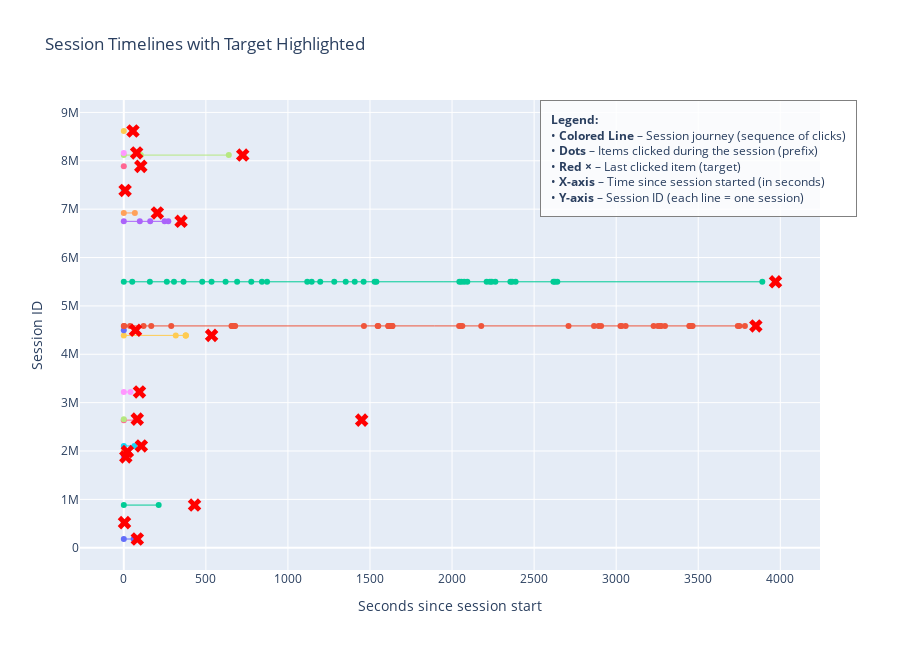

The notebook cell this image was saved under:
### Code cell
# Add a text box inside the chart explaining the labels
fig.add_annotation(
    text=(
        "<b>Legend:</b><br>"
        "• <b>Colored Line</b> – Session journey (sequence of clicks)<br>"
        "• <b>Dots</b> – Items clicked during the session (prefix)<br>"
        "• <b>Red ×</b> – Last clicked item (target)<br>"
        "• <b>X-axis</b> – Time since session started (in seconds)<br>"
        "• <b>Y-axis</b> – Session ID (each line = one session)"
    ),
    align="left",
    showarrow=False,
    bordercolor="gray",
    borderwidth=1,
    borderpad=10,
    bgcolor="rgba(255,255,255,0.8)",
    font=dict(size=12),
    xref="paper",
    yref="paper",
    x=1.05,     # position to the right of the chart
    y=1,        # top alignment
)

fig.update_layout(
    title="Session Timelines with Target Highlighted",
    xaxis_title="Seconds since session start",
    yaxis_title="Session ID",
    height=650,
    showlegend=False  # hide the default legend to reduce clutter
)

fig.show()

### Figure 1 — Plotly figure (JSON) as saved in the notebook; plotly's stock layout.template omitted (floating-point values rounded to 4 significant figures)
{"data": [{"hoverinfo": "text", "hovertext": ["item 431", "item 1353"], "line": {"width": 1}, "marker": {"size": 6}, "mode": "lines+markers", "name": "Session 180968", "type": "scatter", "x": [0.0, 60.05], "y": [180968, 180968]}, {"hoverinfo": "text", "hovertext": ["item 428"], "line": {"width": 1}, "marker": {"size": 6}, "mode": "lines+markers", "name": "Session 519729", "type": "scatter", "x": [0.0], "y": [519729]}, {"hoverinfo": "text", "hovertext": ["item 1061", "item 105"], "line": {"width": 1}, "marker": {"size": 6}, "mode": "lines+markers", "name": "Session 882484", "type": "scatter", "x": [0.0, 212.5], "y": [882484, 882484]}, {"hoverinfo": "text", "hovertext": ["item 236"], "line": {"width": 1}, "marker": {"size": 6}, "mode": "lines+markers", "name": "Session 1877304", "type": "scatter", "x": [0.0], "y": [1877304]}, {"hoverinfo": "text", "hovertext": ["item 1031", "item 735"], "line": {"width": 1}, "marker": {"size": 6}, "mode": "lines+markers", "name": "Session 1989363", "type": "scatter", "x": [0.0, 7.32], "y": [1989363, 1989363]}, {"hoverinfo": "text", "hovertext": ["item 3019", "item 6121"], "line": {"width": 1}, "marker": {"size": 6}, "mode": "lines+markers", "name": "Session 2104769", "type": "scatter", "x": [0.0, 64.72], "y": [2104769, 2104769]}, {"hoverinfo": "text", "hovertext": ["item 1304", "item 1304"], "line": {"width": 1}, "marker": {"size": 6}, "mode": "lines+markers", "name": "Session 2638486", "type": "scatter", "x": [0.0, 71.89], "y": [2638486, 2638486]}, {"hoverinfo": "text", "hovertext": ["item 2"], "line": {"width": 1}, "marker": {"size": 6}, "mode": "lines+markers", "name": "Session 2659067", "type": "scatter", "x": [0.0], "y": [2659067]}, {"hoverinfo": "text", "hovertext": ["item 2217", "item 16634"], "line": {"width": 1}, "marker": {"size": 6}, "mode": "lines+markers", "name": "Session 3220528", "type": "scatter", "x": [0.0, 40.93], "y": [3220528, 3220528]}, {"hoverinfo": "text", "hovertext": ["item 4338", "item 690", "item 4338", "item 4338", "item 4338"], "line": {"width": 1}, "marker": {"size": 6}, "mode": "lines+markers", "name": "Session 4390424", "type": "scatter", "x": [0.0, 316.7, 377.4, 377.5, 377.6], "y": [4390424, 4390424, 4390424, 4390424, 4390424]}, {"hoverinfo": "text", "hovertext": ["item 3521"], "line": {"width": 1}, "marker": {"size": 6}, "mode": "lines+markers", "name": "Session 4494821", "type": "scatter", "x": [0.0], "y": [4494821]}, {"hoverinfo": "text", "hovertext": ["item 300", "item 163", "item 300", "item 807", "item 6", "item 32", "item 129", "item 1238", "item 1407", "item 40", "item 57", "item 45", "item 2507", "item 32", "item 110", "item 421", "item 1384", "item 173", "item 604", "item 7", "item 2805", "item 1568", "item 809", "item 5344", "item 2925", "item 11463", "item 2925", "item 2234", "item 1320", "item 272", "item 42", "item 809", "item 809", "item 32", "item 1265", "item 1972", "item 3724", "item 897", "item 19", "item 1549", "item 2071", "item 1718", "item 2874", "item 2110", "item 4227", "item 8983", "item 531"], "line": {"width": 1}, "marker": {"size": 6}, "mode": "lines+markers", "name": "Session 4586096", "type": "scatter", "x": [0.0, 2.403, 38.05, 120.4, 167.3, 289.0, 656.4, 659.7, 664.3, 667.8, 673.3, 678.6, 1463.0, 1547.0, 1550.0, 1612.0, 1612.0, 1613.0, 1621.0, 1625.0, 1632.0, 1635.0, 1637.0, 2043.0, 2053.0, 2063.0, 2178.0, 2710.0, 2865.0, 2893.0, 2908.0, 3026.0, 3033.0, 3058.0, 3228.0, 3254.0, 3268.0, 3274.0, 3297.0, 3446.0, 3448.0, 3455.0, 3459.0, 3466.0, 3741.0, 3751.0, 3784.0], "y": [4586096, 4586096, 4586096, 4586096, 4586096, 4586096, 4586096, 4586096, 4586096, 4586096, 4586096, 4586096, 4586096, 4586096, 4586096, 4586096, 4586096, 4586096, 4586096, 4586096, 4586096, 4586096, 4586096, 4586096, 4586096, 4586096, 4586096, 4586096, 4586096, 4586096, 4586096, 4586096, 4586096, 4586096, 4586096, 4586096, 4586096, 4586096, 4586096, 4586096, 4586096, 4586096, 4586096, 4586096, 4586096, 4586096, 4586096]}, {"hoverinfo": "text", "hovertext": ["item 229", "item 217", "item 647", "item 246", "item 647", "item 217", "item 246", "item 229", "item 647", "item 229", "item 1708", "item 1441", "item 603", "item 229", "item 603", "item 229", "item 7643", "item 8671", "item 4613", "item 5069", "item 5069", "item 8671", "item 5069", "item 5069", "item 8671", "item 229", "item 3299", "item 5069", "item 8671", "item 229", "item 5069", "item 8671", "item 229", "item 5069", "item 8671", "item 229", "item 229"], "line": {"width": 1}, "marker": {"size": 6}, "mode": "lines+markers", "name": "Session 5498208", "type": "scatter", "x": [0.0, 51.37, 158.9, 262.0, 305.8, 364.1, 477.8, 534.8, 620.2, 690.5, 776.8, 841.5, 872.9, 1118.0, 1145.0, 1197.0, 1282.0, 1352.0, 1407.0, 1461.0, 1528.0, 1539.0, 2044.0, 2057.0, 2074.0, 2093.0, 2211.0, 2230.0, 2242.0, 2264.0, 2355.0, 2366.0, 2387.0, 2618.0, 2627.0, 2641.0, 3890.0], "y": [5498208, 5498208, 5498208, 5498208, 5498208, 5498208, 5498208, 5498208, 5498208, 5498208, 5498208, 5498208, 5498208, 5498208, 5498208, 5498208, 5498208, 5498208, 5498208, 5498208, 5498208, 5498208, 5498208, 5498208, 5498208, 5498208, 5498208, 5498208, 5498208, 5498208, 5498208, 5498208, 5498208, 5498208, 5498208, 5498208, 5498208]}, {"hoverinfo": "text", "hovertext": ["item 598", "item 611", "item 177", "item 755", "item 473"], "line": {"width": 1}, "marker": {"size": 6}, "mode": "lines+markers", "name": "Session 6748343", "type": "scatter", "x": [0.0, 97.63, 160.8, 248.5, 271.2], "y": [6748343, 6748343, 6748343, 6748343, 6748343]}, {"hoverinfo": "text", "hovertext": ["item 2250", "item 3465"], "line": {"width": 1}, "marker": {"size": 6}, "mode": "lines+markers", "name": "Session 6921641", "type": "scatter", "x": [0.0, 67.4], "y": [6921641, 6921641]}, {"hoverinfo": "text", "hovertext": ["item 15250"], "line": {"width": 1}, "marker": {"size": 6}, "mode": "lines+markers", "name": "Session 7386458", "type": "scatter", "x": [0.0], "y": [7386458]}, {"hoverinfo": "text", "hovertext": ["item 19255"], "line": {"width": 1}, "marker": {"size": 6}, "mode": "lines+markers", "name": "Session 7884908", "type": "scatter", "x": [0.0], "y": [7884908]}, {"hoverinfo": "text", "hovertext": ["item 107", "item 104", "item 202"], "line": {"width": 1}, "marker": {"size": 6}, "mode": "lines+markers", "name": "Session 8118044", "type": "scatter", "x": [0.0, 103.7, 639.9], "y": [8118044, 8118044, 8118044]}, {"hoverinfo": "text", "hovertext": ["item 2396"], "line": {"width": 1}, "marker": {"size": 6}, "mode": "lines+markers", "name": "Session 8161973", "type": "scatter", "x": [0.0], "y": [8161973]}, {"hoverinfo": "text", "hovertext": ["item 881"], "line": {"width": 1}, "marker": {"size": 6}, "mode": "lines+markers", "name": "Session 8616063", "type": "scatter", "x": [0.0], "y": [8616063]}, {"hoverinfo": "text", "hovertext": ["target 319", "target 428", "target 1488", "target 3", "target 55", "target 1961", "target 2", "target 50", "target 3849", "target 244", "target 5978", "target 2057", "target 229", "target 3891", "target 2250", "target 15250", "target 890", "target 99", "target 1578", "target 221"], "marker": {"color": "red", "size": 12, "symbol": "x"}, "mode": "markers", "name": "Target (last item)", "type": "scatter", "x": [82.41, 4.299, 431.0, 12.35, 21.8, 107.0, 1449.0, 82.06, 95.56, 534.9, 71.39, 3851.0, 3971.0, 348.9, 204.4, 7.955, 103.7, 724.6, 78.3, 55.9], "y": [180968, 519729, 882484, 1877304, 1989363, 2104769, 2638486, 2659067, 3220528, 4390424, 4494821, 4586096, 5498208, 6748343, 6921641, 7386458, 7884908, 8118044, 8161973, 8616063]}], "layout": {"annotations": [{"align": "left", "bgcolor": "rgba(255,255,255,0.8)", "bordercolor": "gray", "borderpad": 10, "borderwidth": 1, "font": {"size": 12}, "showarrow": false, "text": "<b>Legend:</b><br>• <b>Colored Line</b> – Session journey (sequence of clicks)<br>• <b>Dots</b> – Items clicked during the session (prefix)<br>• <b>Red ×</b> – Last clicked item (target)<br>• <b>X-axis</b> – Time since session started (in seconds)<br>• <b>Y-axis</b> – Session ID (each line = one session)", "x": 1.05, "xref": "paper", "y": 1, "yref": "paper"}], "height": 650, "showlegend": false, "title": {"text": "Session Timelines with Target Highlighted"}, "xaxis": {"title": {"text": "Seconds since session start"}}, "yaxis": {"title": {"text": "Session ID"}}}}
